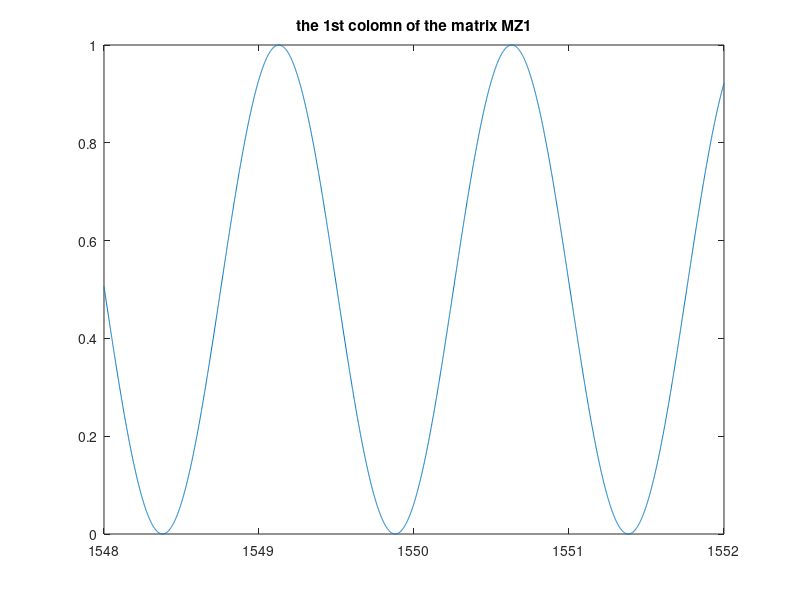
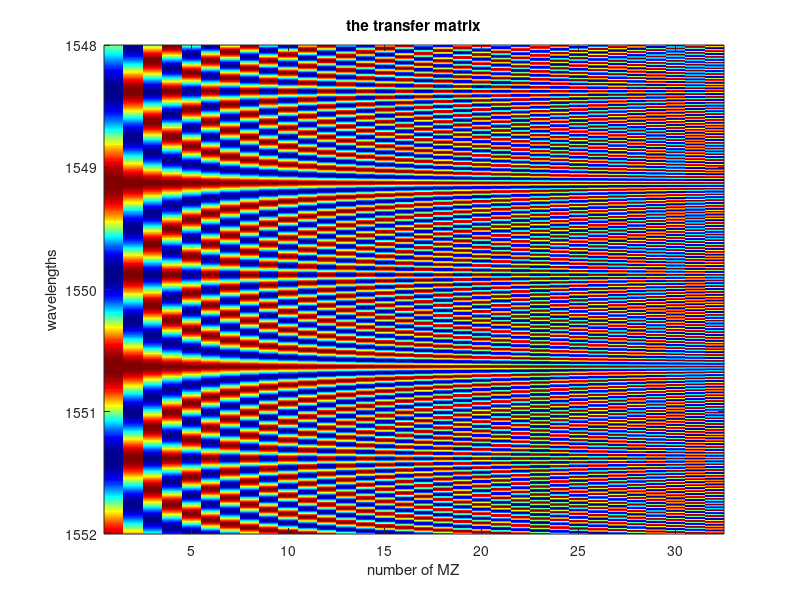
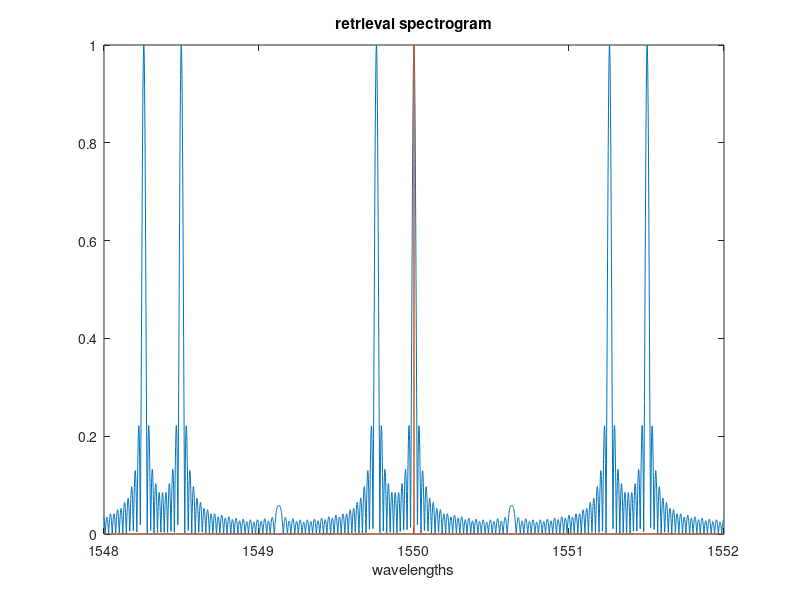
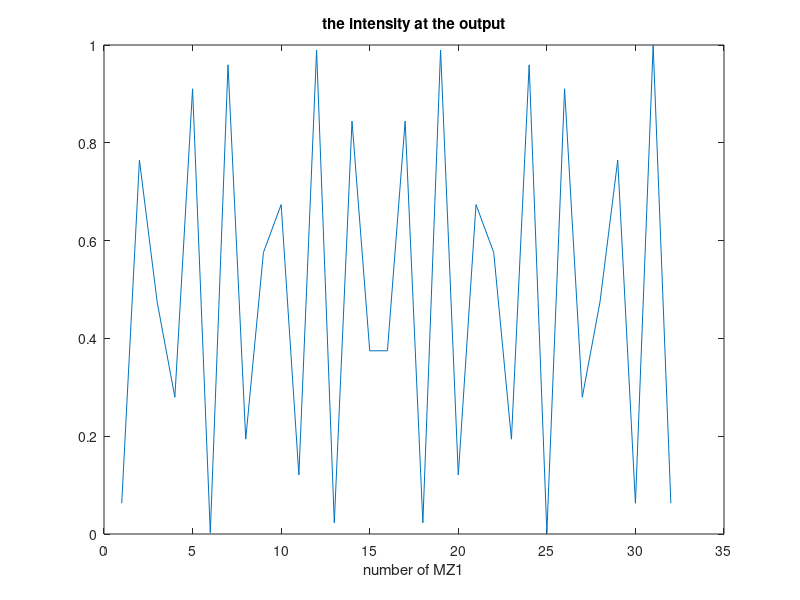

The MATLAB script that drew these images, in order:
close all
clear all

neff=4.38;
L1=1e7;
DeltaL0=365*1e3;
Beta = neff*2*pi;

w=[];
res1=0;
res2=0;
lambda= [1548:0.001:1552];

tic
for N=1:32
    L2=L1+N*DeltaL0;    
    DeltaL=L2-L1;
    out1=[];
    out2=[];
    for i=1:length(lambda)
        res1=0.5*(1+cos(Beta*DeltaL/lambda(i)));
        out1=[out1,res1];    
    end
    w=[w,out1'];
end
toc
%% the transfer matrix for the first MZI (sinusoidal)
% to extract Littrow condition
figure(1)
plot(lambda,w(:,1))
title('the 1st colomn of the matrix MZ1')
% the Littrow condition at 1364.5 nm for 50 MZ
%% The transfer matrix 
figure(2);
imagesc([1:32],lambda,w); 
colormap jet
title('the transfer matrix'); xlabel('number of MZ'); ylabel('wavelengths');
%% The input spectrum

lambda_in=1550;

Pin=[zeros(size(w(:,1)'))];
x=find(lambda==lambda_in);
x
x2=find(lambda==lambda_in+0.046962);

Pin(x)=1; 
Pin(x2)=1;
Pout=Pin*w;
figure(7)
plot([1:32],Pout)
title('the intensity at the output'); xlabel('number of MZ1')
%% the output interferogram 


%% retrieve the spectral input from the interferogram
PinRet=Pout*pinv(w);

figure(6)
plot(lambda,abs(PinRet./max(PinRet)))
hold on 
plot(lambda,Pin)
hold off
title('retrieval spectrogram'); xlabel('wavelengths');


%% retrival for a polychromatic input

% Pout=Pin*w;
% PinRet=Pout*pinv(w);
% figure(3)
% plot(PinRet)
% title('retrieval of polychromatic input')
% %% retrieval for a lot of monochromatic input plot together
% 
% for i=1:5:1000
%     Pin=[zeros(size(w(:,1)'))];
%     Pin(i)=100;
%     Pout=Pin*w;
%     PinRet=Pout*pinv(w);
%     figure(4)
%     plot(PinRet,'DisplayName',num2str(i));
%     hold on
% end
% hold off
% %legend('show')
% title('retrieval of lot of monochromatic inputs plot together')
% 
% %% plot the output at a certain wavelength (sinusoidal output if monochromatic input)  
% 
% figure(6)
% plot(Pout)





